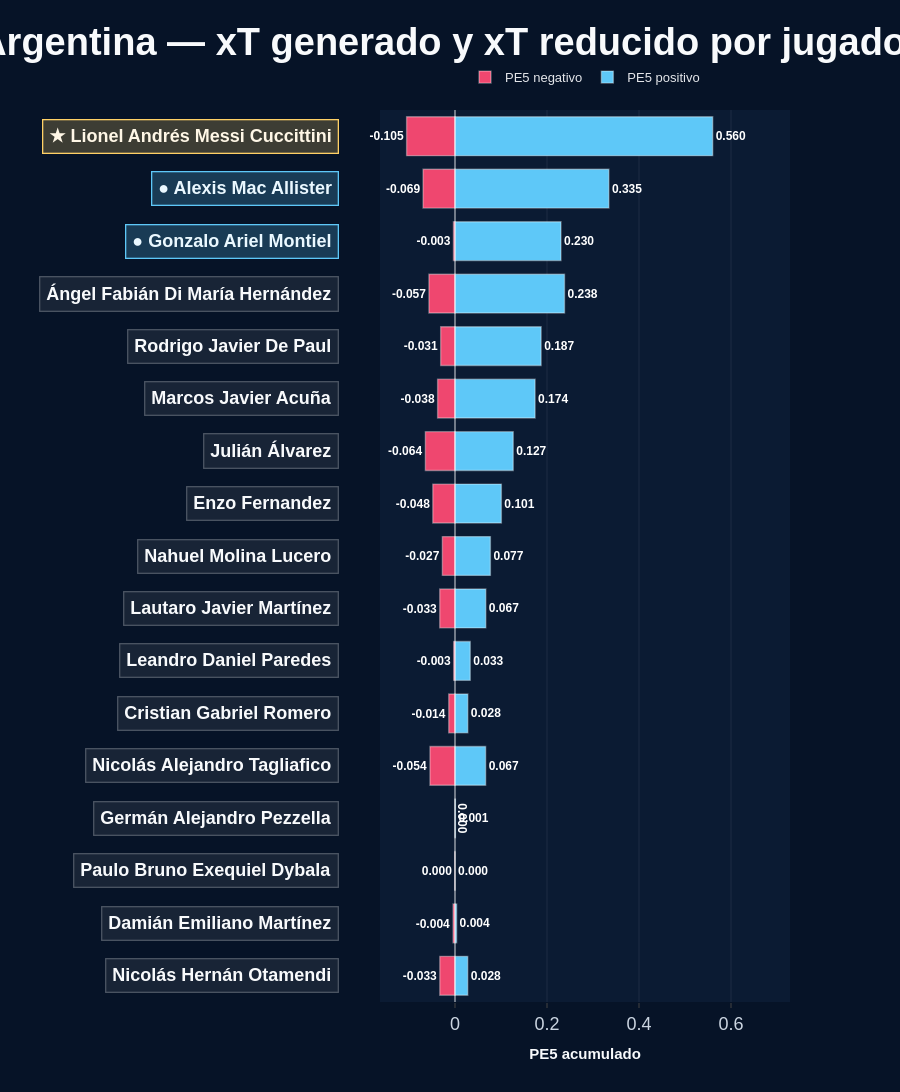

Notebook code cell kept with this figure:
### Markdown cell above
Grafico PE5 positivo y negativo de Argentina.

### Code cell
ranking_plot = ranking_arg_balance.copy()

top_3 = ranking_plot.nlargest(3, "pe5_total")["player"].tolist()

alto_base = 280
alto_por_jugador = 48
alto_grafico = alto_base + alto_por_jugador * len(ranking_plot)

colores_label_bg = []
colores_label_border = []
colores_label_text = []

for player in ranking_plot["player"]:
    if player == top_3[0]:
        colores_label_bg.append("rgba(255, 209, 102, 0.22)")
        colores_label_border.append("#FFD166")
        colores_label_text.append("#FFF7E6")
    elif player in top_3:
        colores_label_bg.append("rgba(94, 200, 248, 0.22)")
        colores_label_border.append("#5EC8F8")
        colores_label_text.append("#EAF8FF")
    else:
        colores_label_bg.append("rgba(255, 255, 255, 0.07)")
        colores_label_border.append("rgba(255, 255, 255, 0.25)")
        colores_label_text.append("#F8FAFC")

x_min = ranking_plot["pe5_negativo"].min() * 1.55
x_max = ranking_plot["pe5_positivo"].max() * 1.30

fig = go.Figure()

fig.add_trace(
    go.Bar(
        y=ranking_plot["player"],
        x=ranking_plot["pe5_negativo"],
        orientation="h",
        name="PE5 negativo",
        marker=dict(
            color="#EF476F",
            line=dict(color="rgba(255,255,255,0.35)", width=1.4)
        ),
        text=ranking_plot["pe5_negativo"],
        texttemplate="<b>%{text:.3f}</b>",
        textposition="outside",
        textfont=dict(
            size=24,
            color="#FFFFFF",
            family="Outfit, Arial, sans-serif"
        ),
        cliponaxis=False,
        hovertemplate=(
            "<b>%{y}</b><br>"
            "PE5 negativo: %{x:.3f}<extra></extra>")))

fig.add_trace(
    go.Bar(
        y=ranking_plot["player"],
        x=ranking_plot["pe5_positivo"],
        orientation="h",
        name="PE5 positivo",
        marker=dict(
            color="#5EC8F8",
            line=dict(color="rgba(255,255,255,0.35)", width=1.4)
        ),
        text=ranking_plot["pe5_positivo"],
        texttemplate="<b>%{text:.3f}</b>",
        textposition="outside",
        textfont=dict(
            size=12,
            color="#FFFFFF",
            family="Outfit, Arial, sans-serif"
        ),
        cliponaxis=False,
        hovertemplate=(
            "<b>%{y}</b><br>"
            "PE5 positivo: %{x:.3f}<extra></extra>")))

fig.add_vline(
    x=0,
    line_width=1.6,
    line_color="rgba(255,255,255,0.50)")

for i, row in ranking_plot.iterrows():
    jugador = row["player"]

    if jugador == top_3[0]:
        texto = f"<b>★ {jugador}</b>"
    elif jugador in top_3:
        texto = f"<b>● {jugador}</b>"
    else:
        texto = f"<b>{jugador}</b>"

    fig.add_annotation(
        x=-0.10,
        y=jugador,
        xref="paper",
        yref="y",
        text=texto,
        showarrow=False,
        xanchor="right",
        yanchor="middle",
        align="right",
        font=dict(
            size=18,
            color=colores_label_text[i],
            family="Outfit, Arial, sans-serif"
        ),
        bgcolor=colores_label_bg[i],
        bordercolor=colores_label_border[i],
        borderwidth=1.3,
        borderpad=6)

fig.update_layout(
    title=dict(
        text="<b>Argentina — xT generado y xT reducido por jugador</b>",
        x=0.5,
        xanchor="center",
        font=dict(
            family="Outfit, Arial, sans-serif",
            size=38,
            color="#F8FAFC")),
    paper_bgcolor="#061327",
    plot_bgcolor="#0B1B33",
    font=dict(
        color="#E5E7EB",
        family="Outfit, Arial, sans-serif"),
    barmode="relative",
    height=alto_grafico,
    margin=dict(l=380, r=110, t=110, b=90),
    bargap=0.26,
    legend=dict(
        orientation="h",
        yanchor="bottom",
        y=1.02,
        xanchor="center",
        x=0.5,
        bgcolor="rgba(0,0,0,0)",
        font=dict(
            size=13,
            color="#E5E7EB",
            family="Outfit, Arial, sans-serif")),
    uniformtext=dict(
        minsize=11,
        mode="show"))

fig.update_xaxes(
    title_text="<b>PE5 acumulado</b>",
    range=[x_min, x_max],
    showgrid=True,
    gridcolor="rgba(255,255,255,0.08)",
    zeroline=False,
    ticks="outside",
    tickfont=dict(
        size=18,
        color="#CBD5E1",
        family="Outfit, Arial, sans-serif"
    ),
    title_font=dict(
        size=15,
        color="#F8FAFC",
        family="Outfit, Arial, sans-serif"))

fig.update_yaxes(
    title_text="",
    showgrid=False,
    showticklabels=False)

fig.add_annotation(
    x=0.5,
    y=-0.12,
    xref="paper",
    yref="paper",
    text=(
        "PE5 positivo: acciones que aumentan peligro zonal · "
        "PE5 negativo: acciones que reducen peligro zonal"),
    showarrow=False,
    font=dict(
        size=14,
        color="#9FB3C8",
        family="Outfit, Arial, sans-serif"),
    align="center")

fig.show()

### Figure 1 — Plotly figure (JSON) as saved in the notebook; plotly's stock layout.template omitted (floating-point values rounded to 4 significant figures)
{"data": [{"cliponaxis": false, "hovertemplate": "<b>%{y}</b><br>PE5 negativo: %{x:.3f}<extra></extra>", "marker": {"color": "#EF476F", "line": {"color": "rgba(255,255,255,0.35)", "width": 1.4}}, "name": "PE5 negativo", "orientation": "h", "text": [-0.03305, -0.004251, -0.0003957, 0.0, -0.05444, -0.0136, -0.00291, -0.03318, -0.02746, -0.04824, -0.06437, -0.0378, -0.03116, -0.05667, -0.003363, -0.06941, -0.1052], "textfont": {"color": "#FFFFFF", "family": "Outfit, Arial, sans-serif", "size": 24}, "textposition": "outside", "texttemplate": "<b>%{text:.3f}</b>", "type": "bar", "x": [-0.03305, -0.004251, -0.0003957, 0.0, -0.05444, -0.0136, -0.00291, -0.03318, -0.02746, -0.04824, -0.06437, -0.0378, -0.03116, -0.05667, -0.003363, -0.06941, -0.1052], "y": ["Nicolás Hernán Otamendi", "Damián Emiliano Martínez", "Paulo Bruno Exequiel Dybala", "Germán Alejandro Pezzella", "Nicolás Alejandro Tagliafico", "Cristian Gabriel Romero", "Leandro Daniel Paredes", "Lautaro Javier Martínez", "Nahuel Molina Lucero", "Enzo Fernandez", "Julián Álvarez", "Marcos Javier Acuña", "Rodrigo Javier De Paul", "Ángel Fabián Di María Hernández", "Gonzalo Ariel Montiel", "Alexis Mac Allister", "Lionel Andrés Messi Cuccittini"]}, {"cliponaxis": false, "hovertemplate": "<b>%{y}</b><br>PE5 positivo: %{x:.3f}<extra></extra>", "marker": {"color": "#5EC8F8", "line": {"color": "rgba(255,255,255,0.35)", "width": 1.4}}, "name": "PE5 positivo", "orientation": "h", "text": [0.02767, 0.003524, 0.0, 0.0008317, 0.06658, 0.02786, 0.03315, 0.06696, 0.07696, 0.1008, 0.1266, 0.1741, 0.1872, 0.2381, 0.2305, 0.3345, 0.5602], "textfont": {"color": "#FFFFFF", "family": "Outfit, Arial, sans-serif", "size": 12}, "textposition": "outside", "texttemplate": "<b>%{text:.3f}</b>", "type": "bar", "x": [0.02767, 0.003524, 0.0, 0.0008317, 0.06658, 0.02786, 0.03315, 0.06696, 0.07696, 0.1008, 0.1266, 0.1741, 0.1872, 0.2381, 0.2305, 0.3345, 0.5602], "y": ["Nicolás Hernán Otamendi", "Damián Emiliano Martínez", "Paulo Bruno Exequiel Dybala", "Germán Alejandro Pezzella", "Nicolás Alejandro Tagliafico", "Cristian Gabriel Romero", "Leandro Daniel Paredes", "Lautaro Javier Martínez", "Nahuel Molina Lucero", "Enzo Fernandez", "Julián Álvarez", "Marcos Javier Acuña", "Rodrigo Javier De Paul", "Ángel Fabián Di María Hernández", "Gonzalo Ariel Montiel", "Alexis Mac Allister", "Lionel Andrés Messi Cuccittini"]}], "layout": {"annotations": [{"align": "right", "bgcolor": "rgba(255, 255, 255, 0.07)", "bordercolor": "rgba(255, 255, 255, 0.25)", "borderpad": 6, "borderwidth": 1.3, "font": {"color": "#F8FAFC", "family": "Outfit, Arial, sans-serif", "size": 18}, "showarrow": false, "text": "<b>Nicolás Hernán Otamendi</b>", "x": -0.1, "xanchor": "right", "xref": "paper", "y": "Nicolás Hernán Otamendi", "yanchor": "middle", "yref": "y"}, {"align": "right", "bgcolor": "rgba(255, 255, 255, 0.07)", "bordercolor": "rgba(255, 255, 255, 0.25)", "borderpad": 6, "borderwidth": 1.3, "font": {"color": "#F8FAFC", "family": "Outfit, Arial, sans-serif", "size": 18}, "showarrow": false, "text": "<b>Damián Emiliano Martínez</b>", "x": -0.1, "xanchor": "right", "xref": "paper", "y": "Damián Emiliano Martínez", "yanchor": "middle", "yref": "y"}, {"align": "right", "bgcolor": "rgba(255, 255, 255, 0.07)", "bordercolor": "rgba(255, 255, 255, 0.25)", "borderpad": 6, "borderwidth": 1.3, "font": {"color": "#F8FAFC", "family": "Outfit, Arial, sans-serif", "size": 18}, "showarrow": false, "text": "<b>Paulo Bruno Exequiel Dybala</b>", "x": -0.1, "xanchor": "right", "xref": "paper", "y": "Paulo Bruno Exequiel Dybala", "yanchor": "middle", "yref": "y"}, {"align": "right", "bgcolor": "rgba(255, 255, 255, 0.07)", "bordercolor": "rgba(255, 255, 255, 0.25)", "borderpad": 6, "borderwidth": 1.3, "font": {"color": "#F8FAFC", "family": "Outfit, Arial, sans-serif", "size": 18}, "showarrow": false, "text": "<b>Germán Alejandro Pezzella</b>", "x": -0.1, "xanchor": "right", "xref": "paper", "y": "Germán Alejandro Pezzella", "yanchor": "middle", "yref": "y"}, {"align": "right", "bgcolor": "rgba(255, 255, 255, 0.07)", "bordercolor": "rgba(255, 255, 255, 0.25)", "borderpad": 6, "borderwidth": 1.3, "font": {"color": "#F8FAFC", "family": "Outfit, Arial, sans-serif", "size": 18}, "showarrow": false, "text": "<b>Nicolás Alejandro Tagliafico</b>", "x": -0.1, "xanchor": "right", "xref": "paper", "y": "Nicolás Alejandro Tagliafico", "yanchor": "middle", "yref": "y"}, {"align": "right", "bgcolor": "rgba(255, 255, 255, 0.07)", "bordercolor": "rgba(255, 255, 255, 0.25)", "borderpad": 6, "borderwidth": 1.3, "font": {"color": "#F8FAFC", "family": "Outfit, Arial, sans-serif", "size": 18}, "showarrow": false, "text": "<b>Cristian Gabriel Romero</b>", "x": -0.1, "xanchor": "right", "xref": "paper", "y": "Cristian Gabriel Romero", "yanchor": "middle", "yref": "y"}, {"align": "right", "bgcolor": "rgba(255, 255, 255, 0.07)", "bordercolor": "rgba(255, 255, 255, 0.25)", "borderpad": 6, "borderwidth": 1.3, "font": {"color": "#F8FAFC", "family": "Outfit, Arial, sans-serif", "size": 18}, "showarrow": false, "text": "<b>Leandro Daniel Paredes</b>", "x": -0.1, "xanchor": "right", "xref": "paper", "y": "Leandro Daniel Paredes", "yanchor": "middle", "yref": "y"}, {"align": "right", "bgcolor": "rgba(255, 255, 255, 0.07)", "bordercolor": "rgba(255, 255, 255, 0.25)", "borderpad": 6, "borderwidth": 1.3, "font": {"color": "#F8FAFC", "family": "Outfit, Arial, sans-serif", "size": 18}, "showarrow": false, "text": "<b>Lautaro Javier Martínez</b>", "x": -0.1, "xanchor": "right", "xref": "paper", "y": "Lautaro Javier Martínez", "yanchor": "middle", "yref": "y"}, {"align": "right", "bgcolor": "rgba(255, 255, 255, 0.07)", "bordercolor": "rgba(255, 255, 255, 0.25)", "borderpad": 6, "borderwidth": 1.3, "font": {"color": "#F8FAFC", "family": "Outfit, Arial, sans-serif", "size": 18}, "showarrow": false, "text": "<b>Nahuel Molina Lucero</b>", "x": -0.1, "xanchor": "right", "xref": "paper", "y": "Nahuel Molina Lucero", "yanchor": "middle", "yref": "y"}, {"align": "right", "bgcolor": "rgba(255, 255, 255, 0.07)", "bordercolor": "rgba(255, 255, 255, 0.25)", "borderpad": 6, "borderwidth": 1.3, "font": {"color": "#F8FAFC", "family": "Outfit, Arial, sans-serif", "size": 18}, "showarrow": false, "text": "<b>Enzo Fernandez</b>", "x": -0.1, "xanchor": "right", "xref": "paper", "y": "Enzo Fernandez", "yanchor": "middle", "yref": "y"}, {"align": "right", "bgcolor": "rgba(255, 255, 255, 0.07)", "bordercolor": "rgba(255, 255, 255, 0.25)", "borderpad": 6, "borderwidth": 1.3, "font": {"color": "#F8FAFC", "family": "Outfit, Arial, sans-serif", "size": 18}, "showarrow": false, "text": "<b>Julián Álvarez</b>", "x": -0.1, "xanchor": "right", "xref": "paper", "y": "Julián Álvarez", "yanchor": "middle", "yref": "y"}, {"align": "right", "bgcolor": "rgba(255, 255, 255, 0.07)", "bordercolor": "rgba(255, 255, 255, 0.25)", "borderpad": 6, "borderwidth": 1.3, "font": {"color": "#F8FAFC", "family": "Outfit, Arial, sans-serif", "size": 18}, "showarrow": false, "text": "<b>Marcos Javier Acuña</b>", "x": -0.1, "xanchor": "right", "xref": "paper", "y": "Marcos Javier Acuña", "yanchor": "middle", "yref": "y"}, {"align": "right", "bgcolor": "rgba(255, 255, 255, 0.07)", "bordercolor": "rgba(255, 255, 255, 0.25)", "borderpad": 6, "borderwidth": 1.3, "font": {"color": "#F8FAFC", "family": "Outfit, Arial, sans-serif", "size": 18}, "showarrow": false, "text": "<b>Rodrigo Javier De Paul</b>", "x": -0.1, "xanchor": "right", "xref": "paper", "y": "Rodrigo Javier De Paul", "yanchor": "middle", "yref": "y"}, {"align": "right", "bgcolor": "rgba(255, 255, 255, 0.07)", "bordercolor": "rgba(255, 255, 255, 0.25)", "borderpad": 6, "borderwidth": 1.3, "font": {"color": "#F8FAFC", "family": "Outfit, Arial, sans-serif", "size": 18}, "showarrow": false, "text": "<b>Ángel Fabián Di María Hernández</b>", "x": -0.1, "xanchor": "right", "xref": "paper", "y": "Ángel Fabián Di María Hernández", "yanchor": "middle", "yref": "y"}, {"align": "right", "bgcolor": "rgba(94, 200, 248, 0.22)", "bordercolor": "#5EC8F8", "borderpad": 6, "borderwidth": 1.3, "font": {"color": "#EAF8FF", "family": "Outfit, Arial, sans-serif", "size": 18}, "showarrow": false, "text": "<b>● Gonzalo Ariel Montiel</b>", "x": -0.1, "xanchor": "right", "xref": "paper", "y": "Gonzalo Ariel Montiel", "yanchor": "middle", "yref": "y"}, {"align": "right", "bgcolor": "rgba(94, 200, 248, 0.22)", "bordercolor": "#5EC8F8", "borderpad": 6, "borderwidth": 1.3, "font": {"color": "#EAF8FF", "family": "Outfit, Arial, sans-serif", "size": 18}, "showarrow": false, "text": "<b>● Alexis Mac Allister</b>", "x": -0.1, "xanchor": "right", "xref": "paper", "y": "Alexis Mac Allister", "yanchor": "middle", "yref": "y"}, {"align": "right", "bgcolor": "rgba(255, 209, 102, 0.22)", "bordercolor": "#FFD166", "borderpad": 6, "borderwidth": 1.3, "font": {"color": "#FFF7E6", "family": "Outfit, Arial, sans-serif", "size": 18}, "showarrow": false, "text": "<b>★ Lionel Andrés Messi Cuccittini</b>", "x": -0.1, "xanchor": "right", "xref": "paper", "y": "Lionel Andrés Messi Cuccittini", "yanchor": "middle", "yref": "y"}, {"align": "center", "font": {"color": "#9FB3C8", "family": "Outfit, Arial, sans-serif", "size": 14}, "showarrow": false, "text": "PE5 positivo: acciones que aumentan peligro zonal · PE5 negativo: acciones que reducen peligro zonal", "x": 0.5, "xref": "paper", "y": -0.12, "yref": "paper"}], "bargap": 0.26, "barmode": "relative", "font": {"color": "#E5E7EB", "family": "Outfit, Arial, sans-serif"}, "height": 1096, "legend": {"bgcolor": "rgba(0,0,0,0)", "font": {"color": "#E5E7EB", "family": "Outfit, Arial, sans-serif", "size": 13}, "orientation": "h", "x": 0.5, "xanchor": "center", "y": 1.02, "yanchor": "bottom"}, "margin": {"b": 90, "l": 380, "r": 110, "t": 110}, "paper_bgcolor": "#061327", "plot_bgcolor": "#0B1B33", "shapes": [{"line": {"color": "rgba(255,255,255,0.50)", "width": 1.6}, "type": "line", "x0": 0, "x1": 0, "xref": "x", "y0": 0, "y1": 1, "yref": "y domain"}], "title": {"font": {"color": "#F8FAFC", "family": "Outfit, Arial, sans-serif", "size": 38}, "text": "<b>Argentina — xT generado y xT reducido por jugador</b>", "x": 0.5, "xanchor": "center"}, "uniformtext": {"minsize": 11, "mode": "show"}, "xaxis": {"gridcolor": "rgba(255,255,255,0.08)", "range": [-0.163, 0.7283], "showgrid": true, "tickfont": {"color": "#CBD5E1", "family": "Outfit, Arial, sans-serif", "size": 18}, "ticks": "outside", "title": {"font": {"color": "#F8FAFC", "family": "Outfit, Arial, sans-serif", "size": 15}, "text": "<b>PE5 acumulado</b>"}, "zeroline": false}, "yaxis": {"showgrid": false, "showticklabels": false, "title": {"text": ""}}}}
